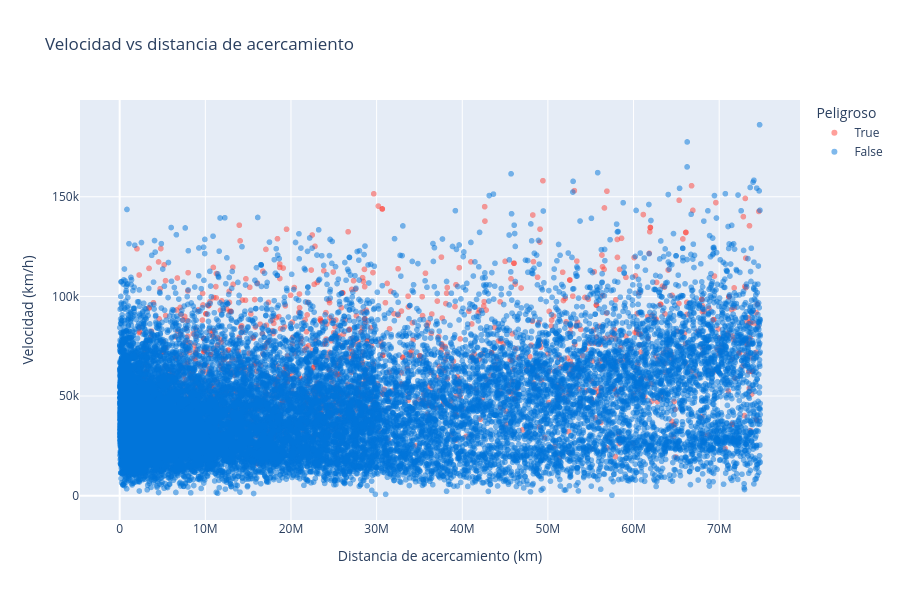

Write notebook code for a chart like this one.
### Markdown cell above
### Velocidad vs distancia de acercamiento

### Code cell
fig = px.scatter(
    df,
    x='miss_distance_km',
    y='velocity_km_per_hour',
    color='is_potentially_hazardous',
    color_discrete_map={True: '#FF4136', False: '#0074D9'},
    labels={
        'miss_distance_km': 'Distancia de acercamiento (km)',
        'velocity_km_per_hour': 'Velocidad (km/h)',
        'is_potentially_hazardous': 'Peligroso'
    },
    title='Velocidad vs distancia de acercamiento',
    opacity=0.5,
    hover_data=['name', 'absolute_magnitude_h']
)

fig.update_layout(height=600)
fig.show()

### Figure 1 — Plotly figure (JSON) as saved in the notebook; plotly's stock layout.template omitted (floating-point values rounded to 4 significant figures; data arrays with more than 128 entries replaced by an {"elided": "..."} marker saying what was removed)
{"data": [{"customdata": {"elided": "1260x2 mixed values"}, "hovertemplate": "Peligroso=True<br>Distancia de acercamiento (km)=%{x}<br>Velocidad (km/h)=%{y}<br>name=%{customdata[0]}<br>absolute_magnitude_h=%{customdata[1]}<extra></extra>", "legendgroup": "True", "marker": {"color": "#FF4136", "opacity": 0.5, "symbol": "circle"}, "mode": "markers", "name": "True", "showlegend": true, "type": "scattergl", "x": {"elided": "1260 float values"}, "xaxis": "x", "y": {"elided": "1260 float values"}, "yaxis": "y"}, {"customdata": {"elided": "21357x2 mixed values"}, "hovertemplate": "Peligroso=False<br>Distancia de acercamiento (km)=%{x}<br>Velocidad (km/h)=%{y}<br>name=%{customdata[0]}<br>absolute_magnitude_h=%{customdata[1]}<extra></extra>", "legendgroup": "False", "marker": {"color": "#0074D9", "opacity": 0.5, "symbol": "circle"}, "mode": "markers", "name": "False", "showlegend": true, "type": "scattergl", "x": {"elided": "21357 float values"}, "xaxis": "x", "y": {"elided": "21357 float values"}, "yaxis": "y"}], "layout": {"height": 600, "legend": {"title": {"text": "Peligroso"}, "tracegroupgap": 0}, "title": {"text": "Velocidad vs distancia de acercamiento"}, "xaxis": {"anchor": "y", "domain": [0, 1], "title": {"text": "Distancia de acercamiento (km)"}}, "yaxis": {"anchor": "x", "domain": [0, 1], "title": {"text": "Velocidad (km/h)"}}}}
